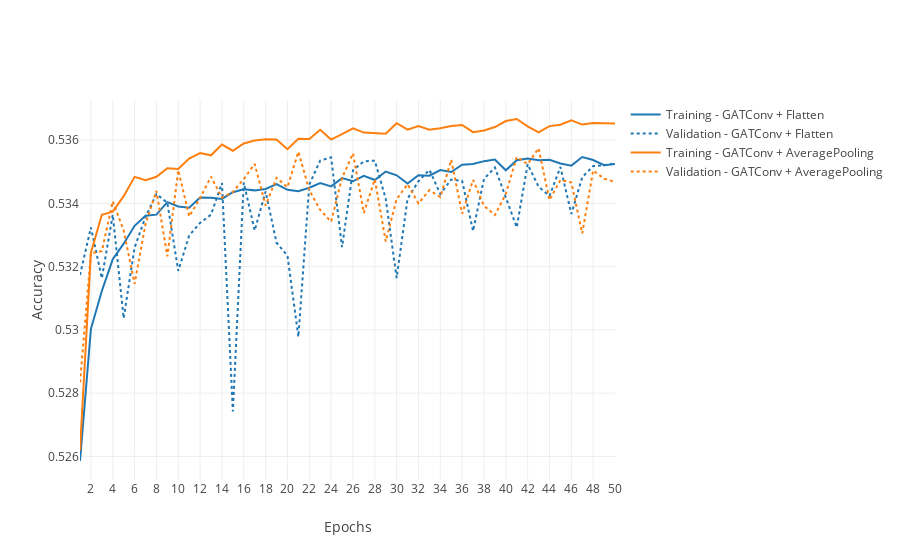

Write notebook code for a chart like this one.
### Markdown cell above
### Single team - GATConv+AveragePooling (1.6) vs GATConv+Flatten (1.1)

### Code cell
data_1_1 = pd.read_csv('../images/model_1_1_accuracy.csv')
data_1_6 = pd.read_csv('../images/model_1_6_accuracy.csv')

epochs = data_1_1['epoch']
training_accuracy_1_1 = data_1_1['training_accuracy']
validation_accuracy_1_1 = data_1_1['validation_accuracy']

training_accuracy_1_6 = data_1_6['training_accuracy']
validation_accuracy_1_6 = data_1_6['validation_accuracy']

fig = go.Figure()
fig.add_trace(go.Scatter(
    x=epochs,
    y=training_accuracy_1_1,
    mode='lines',
    name='Training - GATConv + Flatten',
    line=dict(color='#1F77B4')))
fig.add_trace(go.Scatter(
    x=epochs,
    y=validation_accuracy_1_1,
    mode='lines',
    name='Validation - GATConv + Flatten',
    line=dict(color='#1F77B4', dash='dot')))
fig.add_trace(go.Scatter(
    x=epochs,
    y=training_accuracy_1_6,
    mode='lines',
    name='Training - GATConv + AveragePooling',
    line=dict(color='#FF7F0E')))
fig.add_trace(go.Scatter(
    x=epochs,
    y=validation_accuracy_1_6,
    mode='lines',
    name='Validation - GATConv + AveragePooling',
    line=dict(color='#FF7F0E', dash='dot')))
fig.update_layout(
    template='none',
    xaxis_title='Epochs',
    yaxis_title="Accuracy")
fig.update_xaxes(tick0=0, dtick=2)
# fig.update_yaxes(range=[0.5,1])
fig.show()
fig.write_image(f'../images/single_team_GATConv_flatten_vs_averagepooling.png', scale=5)
# pd.DataFrame({'epoch': epochs, 'training_accuracy':training_accuracy, 'validation_accuracy':validation_accuracy}).to_csv('../images/model_1_0_accuracy_v2.csv', index=False)

### Figure 1 — Plotly figure (JSON) as saved in the notebook; plotly's stock layout.template omitted (floating-point values rounded to 4 significant figures)
{"data": [{"line": {"color": "#1F77B4"}, "mode": "lines", "name": "Training - GATConv + Flatten", "type": "scatter", "x": [1, 2, 3, 4, 5, 6, 7, 8, 9, 10, 11, 12, 13, 14, 15, 16, 17, 18, 19, 20, 21, 22, 23, 24, 25, 26, 27, 28, 29, 30, 31, 32, 33, 34, 35, 36, 37, 38, 39, 40, 41, 42, 43, 44, 45, 46, 47, 48, 49, 50], "y": [0.5259, 0.53, 0.5312, 0.5322, 0.5327, 0.5333, 0.5336, 0.5336, 0.534, 0.5339, 0.5339, 0.5342, 0.5342, 0.5341, 0.5344, 0.5344, 0.5344, 0.5345, 0.5346, 0.5344, 0.5344, 0.5345, 0.5346, 0.5345, 0.5348, 0.5347, 0.5349, 0.5347, 0.535, 0.5349, 0.5346, 0.5349, 0.5349, 0.5351, 0.535, 0.5352, 0.5352, 0.5353, 0.5354, 0.535, 0.5354, 0.5354, 0.5354, 0.5354, 0.5353, 0.5352, 0.5355, 0.5354, 0.5352, 0.5352]}, {"line": {"color": "#1F77B4", "dash": "dot"}, "mode": "lines", "name": "Validation - GATConv + Flatten", "type": "scatter", "x": [1, 2, 3, 4, 5, 6, 7, 8, 9, 10, 11, 12, 13, 14, 15, 16, 17, 18, 19, 20, 21, 22, 23, 24, 25, 26, 27, 28, 29, 30, 31, 32, 33, 34, 35, 36, 37, 38, 39, 40, 41, 42, 43, 44, 45, 46, 47, 48, 49, 50], "y": [0.5317, 0.5332, 0.5316, 0.5336, 0.5304, 0.5326, 0.5336, 0.5343, 0.534, 0.5319, 0.533, 0.5334, 0.5336, 0.5346, 0.5274, 0.5347, 0.5331, 0.5344, 0.5328, 0.5323, 0.5298, 0.5346, 0.5354, 0.5355, 0.5326, 0.535, 0.5353, 0.5354, 0.5341, 0.5316, 0.5341, 0.5347, 0.5351, 0.5343, 0.5348, 0.5347, 0.5331, 0.5348, 0.5351, 0.5342, 0.5332, 0.5352, 0.5345, 0.5342, 0.5351, 0.5337, 0.5348, 0.5352, 0.5352, 0.5353]}, {"line": {"color": "#FF7F0E"}, "mode": "lines", "name": "Training - GATConv + AveragePooling", "type": "scatter", "x": [1, 2, 3, 4, 5, 6, 7, 8, 9, 10, 11, 12, 13, 14, 15, 16, 17, 18, 19, 20, 21, 22, 23, 24, 25, 26, 27, 28, 29, 30, 31, 32, 33, 34, 35, 36, 37, 38, 39, 40, 41, 42, 43, 44, 45, 46, 47, 48, 49, 50], "y": [0.5262, 0.5324, 0.5336, 0.5337, 0.5342, 0.5348, 0.5347, 0.5348, 0.5351, 0.5351, 0.5354, 0.5356, 0.5355, 0.5359, 0.5357, 0.5359, 0.536, 0.536, 0.536, 0.5357, 0.536, 0.536, 0.5363, 0.536, 0.5362, 0.5364, 0.5362, 0.5362, 0.5362, 0.5365, 0.5363, 0.5364, 0.5363, 0.5364, 0.5364, 0.5365, 0.5363, 0.5363, 0.5364, 0.5366, 0.5367, 0.5364, 0.5362, 0.5364, 0.5365, 0.5366, 0.5365, 0.5365, 0.5365, 0.5365]}, {"line": {"color": "#FF7F0E", "dash": "dot"}, "mode": "lines", "name": "Validation - GATConv + AveragePooling", "type": "scatter", "x": [1, 2, 3, 4, 5, 6, 7, 8, 9, 10, 11, 12, 13, 14, 15, 16, 17, 18, 19, 20, 21, 22, 23, 24, 25, 26, 27, 28, 29, 30, 31, 32, 33, 34, 35, 36, 37, 38, 39, 40, 41, 42, 43, 44, 45, 46, 47, 48, 49, 50], "y": [0.5283, 0.5324, 0.5325, 0.5341, 0.5331, 0.5315, 0.5333, 0.5344, 0.5323, 0.5351, 0.5336, 0.5342, 0.5348, 0.5342, 0.5344, 0.5348, 0.5352, 0.5339, 0.5348, 0.5345, 0.5356, 0.5344, 0.5338, 0.5334, 0.5348, 0.5356, 0.5337, 0.5348, 0.5328, 0.5341, 0.5346, 0.534, 0.5344, 0.5342, 0.5354, 0.5337, 0.5347, 0.5339, 0.5336, 0.5343, 0.5355, 0.5352, 0.5357, 0.5341, 0.5347, 0.5347, 0.5331, 0.535, 0.5348, 0.5347]}], "layout": {"xaxis": {"dtick": 2, "tick0": 0, "title": {"text": "Epochs"}}, "yaxis": {"title": {"text": "Accuracy"}}}}
